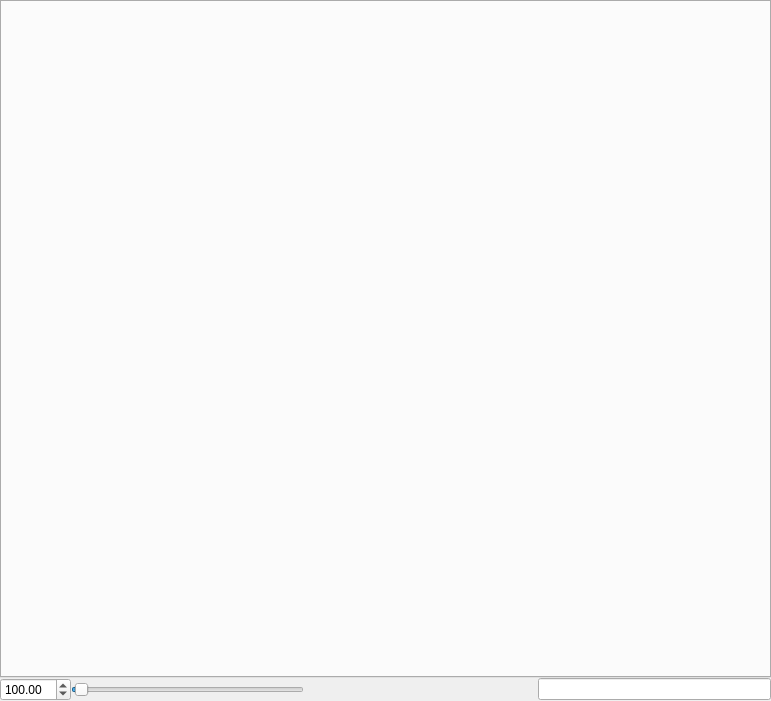
<?xml version="1.0" encoding="UTF-8"?>
<ui version="4.0">
 <class>CViewerContainer</class>
 <widget class="QWidget" name="CViewerContainer">
  <property name="geometry">
   <rect>
    <x>0</x>
    <y>0</y>
    <width>771</width>
    <height>701</height>
   </rect>
  </property>
  <property name="windowTitle">
   <string>Form</string>
  </property>
  <layout class="QVBoxLayout" name="verticalLayout">
   <property name="spacing">
    <number>0</number>
   </property>
   <property name="leftMargin">
    <number>0</number>
   </property>
   <property name="topMargin">
    <number>0</number>
   </property>
   <property name="rightMargin">
    <number>0</number>
   </property>
   <property name="bottomMargin">
    <number>0</number>
   </property>
   <item>
    <widget class="QTabWidget" name="m_tabWidget"/>
   </item>
   <item>
    <layout class="QHBoxLayout" name="horizontalLayout">
     <item>
      <widget class="QDoubleSpinBox" name="m_zoom">
       <property name="minimum">
        <double>1.000000000000000</double>
       </property>
       <property name="maximum">
        <double>3200.000000000000000</double>
       </property>
       <property name="value">
        <double>100.000000000000000</double>
       </property>
      </widget>
     </item>
     <item>
      <widget class="QSlider" name="m_zoomSlider">
       <property name="minimum">
        <number>1</number>
       </property>
       <property name="maximum">
        <number>3200</number>
       </property>
       <property name="pageStep">
        <number>1</number>
       </property>
       <property name="value">
        <number>50</number>
       </property>
       <property name="orientation">
        <enum>Qt::Horizontal</enum>
       </property>
      </widget>
     </item>
     <item>
      <spacer name="horizontalSpacer">
       <property name="orientation">
        <enum>Qt::Horizontal</enum>
       </property>
       <property name="sizeHint" stdset="0">
        <size>
         <width>40</width>
         <height>20</height>
        </size>
       </property>
      </spacer>
     </item>
     <item>
      <widget class="QLineEdit" name="m_infoUnderCursor">
       <property name="readOnly">
        <bool>true</bool>
       </property>
      </widget>
     </item>
    </layout>
   </item>
  </layout>
 </widget>
 <resources/>
 <connections/>
</ui>
